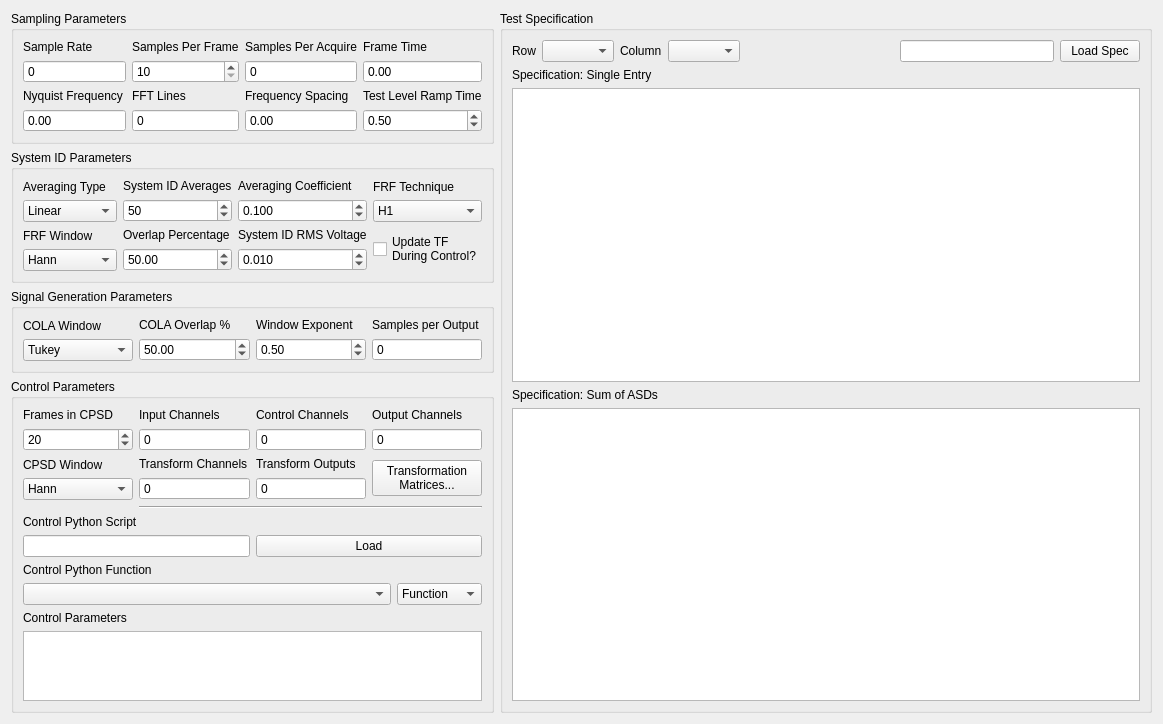
<?xml version="1.0" encoding="UTF-8"?>
<ui version="4.0">
 <class>Form</class>
 <widget class="QWidget" name="Form">
  <property name="geometry">
   <rect>
    <x>0</x>
    <y>0</y>
    <width>1163</width>
    <height>689</height>
   </rect>
  </property>
  <property name="windowTitle">
   <string>Form</string>
  </property>
  <layout class="QVBoxLayout" name="verticalLayout">
   <item>
    <layout class="QHBoxLayout" name="specification_layout">
     <item>
      <layout class="QVBoxLayout" name="specification_summary_layout">
       <item>
        <widget class="QGroupBox" name="sampling_parameters_groupbox">
         <property name="title">
          <string>Sampling Parameters</string>
         </property>
         <layout class="QGridLayout" name="gridLayout">
          <item row="0" column="2">
           <layout class="QVBoxLayout" name="samples_per_read_layout">
            <item>
             <widget class="QLabel" name="samples_per_acquire_label">
              <property name="text">
               <string>Samples Per Acquire</string>
              </property>
             </widget>
            </item>
            <item>
             <widget class="QSpinBox" name="samples_per_acquire_display">
              <property name="enabled">
               <bool>true</bool>
              </property>
              <property name="toolTip">
               <string>&lt;html&gt;&lt;head/&gt;&lt;body&gt;&lt;p&gt;Number of samples that the control process processes at a time.  This will be equal to the Samples per Frame * (1 - Overlap Percentage / 100).  This need correspond to the read or write size of the data acquisition system as the control process acquisition is buffered.&lt;/p&gt;&lt;/body&gt;&lt;/html&gt;</string>
              </property>
              <property name="readOnly">
               <bool>true</bool>
              </property>
              <property name="buttonSymbols">
               <enum>QAbstractSpinBox::NoButtons</enum>
              </property>
              <property name="prefix">
               <string/>
              </property>
              <property name="maximum">
               <number>1000000</number>
              </property>
             </widget>
            </item>
           </layout>
          </item>
          <item row="0" column="0">
           <layout class="QVBoxLayout" name="samples_per_frame_layout">
            <item>
             <widget class="QLabel" name="sample_rate_display_label">
              <property name="text">
               <string>Sample Rate</string>
              </property>
             </widget>
            </item>
            <item>
             <widget class="QSpinBox" name="sample_rate_display">
              <property name="enabled">
               <bool>true</bool>
              </property>
              <property name="toolTip">
               <string>&lt;html&gt;&lt;head/&gt;&lt;body&gt;&lt;p&gt;Sample rate in samples per second of the data acquisition hardware.  This is a global parameter and must be set in the Data Acquisition Setup tab.&lt;/p&gt;&lt;/body&gt;&lt;/html&gt;</string>
              </property>
              <property name="readOnly">
               <bool>true</bool>
              </property>
              <property name="buttonSymbols">
               <enum>QAbstractSpinBox::NoButtons</enum>
              </property>
              <property name="prefix">
               <string/>
              </property>
              <property name="maximum">
               <number>1000000</number>
              </property>
             </widget>
            </item>
           </layout>
          </item>
          <item row="1" column="0">
           <layout class="QVBoxLayout" name="nyquist_frequency_layout">
            <item>
             <widget class="QLabel" name="nyquist_frequency_label">
              <property name="text">
               <string>Nyquist Frequency</string>
              </property>
             </widget>
            </item>
            <item>
             <widget class="QDoubleSpinBox" name="nyquist_frequency_display">
              <property name="enabled">
               <bool>true</bool>
              </property>
              <property name="toolTip">
               <string>&lt;html&gt;&lt;head/&gt;&lt;body&gt;&lt;p&gt;The Nyquist Frequency is the highest frequency that can be analyzed using frequency domain techniques.  It is the Sample Rate / 2.&lt;/p&gt;&lt;/body&gt;&lt;/html&gt;</string>
              </property>
              <property name="readOnly">
               <bool>true</bool>
              </property>
              <property name="buttonSymbols">
               <enum>QAbstractSpinBox::NoButtons</enum>
              </property>
              <property name="maximum">
               <double>1000000.000000000000000</double>
              </property>
             </widget>
            </item>
           </layout>
          </item>
          <item row="1" column="1">
           <layout class="QVBoxLayout" name="fft_lines_layout">
            <item>
             <widget class="QLabel" name="fft_lines_label">
              <property name="text">
               <string>FFT Lines</string>
              </property>
             </widget>
            </item>
            <item>
             <widget class="QSpinBox" name="fft_lines_display">
              <property name="enabled">
               <bool>true</bool>
              </property>
              <property name="toolTip">
               <string>&lt;html&gt;&lt;head/&gt;&lt;body&gt;&lt;p&gt;The number of frequency lines in the Fast Fourier Transform output, which is the number of frequency lines that will be in the Transfer Function and CPSD matrices.&lt;/p&gt;&lt;/body&gt;&lt;/html&gt;</string>
              </property>
              <property name="readOnly">
               <bool>true</bool>
              </property>
              <property name="buttonSymbols">
               <enum>QAbstractSpinBox::NoButtons</enum>
              </property>
              <property name="prefix">
               <string/>
              </property>
              <property name="maximum">
               <number>1000000</number>
              </property>
             </widget>
            </item>
           </layout>
          </item>
          <item row="1" column="2">
           <layout class="QVBoxLayout" name="frequency_spacing_layout">
            <item>
             <widget class="QLabel" name="frequency_spacing_label">
              <property name="text">
               <string>Frequency Spacing</string>
              </property>
             </widget>
            </item>
            <item>
             <widget class="QDoubleSpinBox" name="frequency_spacing_display">
              <property name="enabled">
               <bool>true</bool>
              </property>
              <property name="toolTip">
               <string>&lt;html&gt;&lt;head/&gt;&lt;body&gt;&lt;p&gt;The frequency resolution of the measurement, computed by 1/Frame Time.&lt;/p&gt;&lt;/body&gt;&lt;/html&gt;</string>
              </property>
              <property name="readOnly">
               <bool>true</bool>
              </property>
              <property name="buttonSymbols">
               <enum>QAbstractSpinBox::NoButtons</enum>
              </property>
              <property name="maximum">
               <double>1000000.000000000000000</double>
              </property>
             </widget>
            </item>
           </layout>
          </item>
          <item row="0" column="1">
           <layout class="QVBoxLayout" name="sample_rate_layout">
            <item>
             <widget class="QLabel" name="samples_per_frame_label">
              <property name="text">
               <string>Samples Per Frame</string>
              </property>
             </widget>
            </item>
            <item>
             <widget class="QSpinBox" name="samples_per_frame_selector">
              <property name="enabled">
               <bool>true</bool>
              </property>
              <property name="toolTip">
               <string>&lt;html&gt;&lt;head/&gt;&lt;body&gt;&lt;p&gt;Samples per measurement frame in the controller. The measurement frame is the &amp;quot;block&amp;quot; of data upon which the signal processing will be performed. This value will determine the window size. A larger value will result in more frequency lines in the FFT analysis. This need not correspond to the read or write size in the data acquisition system.&lt;/p&gt;&lt;/body&gt;&lt;/html&gt;</string>
              </property>
              <property name="readOnly">
               <bool>false</bool>
              </property>
              <property name="buttonSymbols">
               <enum>QAbstractSpinBox::UpDownArrows</enum>
              </property>
              <property name="keyboardTracking">
               <bool>false</bool>
              </property>
              <property name="prefix">
               <string/>
              </property>
              <property name="minimum">
               <number>10</number>
              </property>
              <property name="maximum">
               <number>1000000</number>
              </property>
              <property name="singleStep">
               <number>2</number>
              </property>
             </widget>
            </item>
           </layout>
          </item>
          <item row="0" column="5">
           <layout class="QVBoxLayout" name="frame_time_layout">
            <item>
             <widget class="QLabel" name="frame_time_label">
              <property name="text">
               <string>Frame Time</string>
              </property>
             </widget>
            </item>
            <item>
             <widget class="QDoubleSpinBox" name="frame_time_display">
              <property name="enabled">
               <bool>true</bool>
              </property>
              <property name="toolTip">
               <string>&lt;html&gt;&lt;head/&gt;&lt;body&gt;&lt;p&gt;Time to acquire each measurement frame in seconds.  This is the Samples per Frame divided by the Sample Rate.&lt;/p&gt;&lt;/body&gt;&lt;/html&gt;</string>
              </property>
              <property name="readOnly">
               <bool>true</bool>
              </property>
              <property name="buttonSymbols">
               <enum>QAbstractSpinBox::NoButtons</enum>
              </property>
             </widget>
            </item>
           </layout>
          </item>
          <item row="1" column="5">
           <layout class="QVBoxLayout" name="verticalLayout_2">
            <item>
             <widget class="QLabel" name="ramp_time_label">
              <property name="text">
               <string>Test Level Ramp Time</string>
              </property>
             </widget>
            </item>
            <item>
             <widget class="QDoubleSpinBox" name="ramp_time_spinbox">
              <property name="toolTip">
               <string>&lt;html&gt;&lt;head/&gt;&lt;body&gt;&lt;p&gt;Time in seconds that the controller takes to change the test level. The test level is changed smoothly to prevent damaging the excitation hardware or part under test. Larger numbers will result in a more smooth transition between test levels, while smaller numbers will make the test level change more quickly.&lt;/p&gt;&lt;p&gt;Profile Identifier: Ramp Time Spinbox&lt;/p&gt;&lt;/body&gt;&lt;/html&gt;</string>
              </property>
              <property name="minimum">
               <double>0.100000000000000</double>
              </property>
              <property name="maximum">
               <double>100.000000000000000</double>
              </property>
              <property name="singleStep">
               <double>0.100000000000000</double>
              </property>
              <property name="value">
               <double>0.500000000000000</double>
              </property>
             </widget>
            </item>
           </layout>
          </item>
         </layout>
        </widget>
       </item>
       <item>
        <widget class="QGroupBox" name="system_id_groupbox">
         <property name="title">
          <string>System ID Parameters</string>
         </property>
         <layout class="QGridLayout" name="gridLayout_4">
          <item row="1" column="1">
           <layout class="QVBoxLayout" name="overlap_percentage_layout">
            <item>
             <widget class="QLabel" name="overlap_percentage_label">
              <property name="text">
               <string>Overlap Percentage</string>
              </property>
             </widget>
            </item>
            <item>
             <widget class="QDoubleSpinBox" name="system_id_overlap_percentage_selector">
              <property name="value">
               <double>50.000000000000000</double>
              </property>
             </widget>
            </item>
           </layout>
          </item>
          <item row="0" column="0">
           <layout class="QVBoxLayout" name="averaging_type_layout">
            <item>
             <widget class="QLabel" name="averaging_type_label">
              <property name="text">
               <string>Averaging Type</string>
              </property>
             </widget>
            </item>
            <item>
             <widget class="QComboBox" name="system_id_averaging_scheme_selector">
              <property name="toolTip">
               <string>&lt;html&gt;&lt;head/&gt;&lt;body&gt;&lt;p&gt;The averaging approach used to compute the transfer function. Linear averaging weights all frames evenly, while Exponential averaging applies more weight to more recent frames.&lt;/p&gt;&lt;p&gt;Profile Identifier: System Id Averaging Scheme Selector&lt;/p&gt;&lt;/body&gt;&lt;/html&gt;</string>
              </property>
              <item>
               <property name="text">
                <string>Linear</string>
               </property>
              </item>
              <item>
               <property name="text">
                <string>Exponential</string>
               </property>
              </item>
             </widget>
            </item>
           </layout>
          </item>
          <item row="1" column="0">
           <layout class="QVBoxLayout" name="frf_window_layout">
            <item>
             <widget class="QLabel" name="frf_window_label">
              <property name="text">
               <string>FRF Window</string>
              </property>
             </widget>
            </item>
            <item>
             <widget class="QComboBox" name="system_id_transfer_function_computation_window_selector">
              <property name="toolTip">
               <string>&lt;html&gt;&lt;head/&gt;&lt;body&gt;&lt;p&gt;The window function applied to the measurement frames when computing the transfer functions.&lt;/p&gt;&lt;p&gt;Profile Identifier: System Id Transfer Function Computatino Window Selector&lt;/p&gt;&lt;/body&gt;&lt;/html&gt;</string>
              </property>
              <item>
               <property name="text">
                <string>Hann</string>
               </property>
              </item>
             </widget>
            </item>
           </layout>
          </item>
          <item row="0" column="2">
           <layout class="QVBoxLayout" name="averaging_coefficient_layout">
            <item>
             <widget class="QLabel" name="averaging_coefficient_label">
              <property name="text">
               <string>Averaging Coefficient</string>
              </property>
             </widget>
            </item>
            <item>
             <widget class="QDoubleSpinBox" name="system_id_averaging_coefficient_selector">
              <property name="toolTip">
               <string>&lt;html&gt;&lt;head/&gt;&lt;body&gt;&lt;p&gt;Weighting applied to the most recent average for Exponential Averaging.&lt;/p&gt;&lt;p&gt;Profile Identifier: System Id Averaging Coefficient Selector&lt;/p&gt;&lt;/body&gt;&lt;/html&gt;</string>
              </property>
              <property name="decimals">
               <number>3</number>
              </property>
              <property name="minimum">
               <double>0.000000000000000</double>
              </property>
              <property name="maximum">
               <double>1.000000000000000</double>
              </property>
              <property name="singleStep">
               <double>0.100000000000000</double>
              </property>
              <property name="value">
               <double>0.100000000000000</double>
              </property>
             </widget>
            </item>
           </layout>
          </item>
          <item row="0" column="1">
           <layout class="QVBoxLayout" name="system_id_averages_layout">
            <item>
             <widget class="QLabel" name="system_id_averages_label">
              <property name="text">
               <string>System ID Averages</string>
              </property>
             </widget>
            </item>
            <item>
             <widget class="QSpinBox" name="system_id_frames_to_average_selector">
              <property name="toolTip">
               <string>&lt;html&gt;&lt;head/&gt;&lt;body&gt;&lt;p&gt;The number of averages used for Linear Averaging, and the number of frames that will be used for the initial System Identification step for Exponential Averaging.&lt;/p&gt;&lt;p&gt;Profile Identifier: System Id Frames To Average Selector&lt;/p&gt;&lt;/body&gt;&lt;/html&gt;</string>
              </property>
              <property name="maximum">
               <number>500</number>
              </property>
              <property name="value">
               <number>50</number>
              </property>
             </widget>
            </item>
           </layout>
          </item>
          <item row="0" column="3">
           <layout class="QVBoxLayout" name="frf_technique_layout">
            <item>
             <widget class="QLabel" name="frf_technique_label">
              <property name="text">
               <string>FRF Technique</string>
              </property>
             </widget>
            </item>
            <item>
             <widget class="QComboBox" name="system_id_frf_technique_selector">
              <property name="toolTip">
               <string>&lt;html&gt;&lt;head/&gt;&lt;body&gt;&lt;p&gt;Technique to compute the Transfer Function. H1 averages noise on the response channels.&lt;/p&gt;&lt;p&gt;Profile Identifier: System Id Frf Technique Selector&lt;/p&gt;&lt;/body&gt;&lt;/html&gt;</string>
              </property>
              <item>
               <property name="text">
                <string>H1</string>
               </property>
              </item>
             </widget>
            </item>
           </layout>
          </item>
          <item row="1" column="3">
           <layout class="QHBoxLayout" name="update_transfer_function_layout">
            <item>
             <widget class="QCheckBox" name="update_transfer_function_during_control_selector">
              <property name="layoutDirection">
               <enum>Qt::LeftToRight</enum>
              </property>
              <property name="text">
               <string>Update TF
During Control?</string>
              </property>
             </widget>
            </item>
           </layout>
          </item>
          <item row="1" column="2">
           <layout class="QVBoxLayout" name="overlap_percentage_layout_2">
            <item>
             <widget class="QLabel" name="initial_rms_voltage_label">
              <property name="text">
               <string>System ID RMS Voltage</string>
              </property>
             </widget>
            </item>
            <item>
             <widget class="QDoubleSpinBox" name="system_id_initial_drive_voltage_selector">
              <property name="decimals">
               <number>3</number>
              </property>
              <property name="maximum">
               <double>12.000000000000000</double>
              </property>
              <property name="singleStep">
               <double>0.010000000000000</double>
              </property>
              <property name="value">
               <double>0.010000000000000</double>
              </property>
             </widget>
            </item>
           </layout>
          </item>
         </layout>
        </widget>
       </item>
       <item>
        <widget class="QGroupBox" name="signal_generation_groupbox">
         <property name="title">
          <string>Signal Generation Parameters</string>
         </property>
         <layout class="QGridLayout" name="gridLayout_2">
          <item row="0" column="0">
           <layout class="QVBoxLayout" name="cola_window_layout">
            <item>
             <widget class="QLabel" name="cola_window_display_label">
              <property name="text">
               <string>COLA Window</string>
              </property>
             </widget>
            </item>
            <item>
             <widget class="QComboBox" name="cola_window_selector">
              <item>
               <property name="text">
                <string>Tukey</string>
               </property>
              </item>
              <item>
               <property name="text">
                <string>Hann</string>
               </property>
              </item>
             </widget>
            </item>
           </layout>
          </item>
          <item row="0" column="2">
           <layout class="QVBoxLayout" name="window_exponent_layout">
            <item>
             <widget class="QLabel" name="window_exponent_label">
              <property name="text">
               <string>Window Exponent</string>
              </property>
             </widget>
            </item>
            <item>
             <widget class="QDoubleSpinBox" name="cola_exponent_selector">
              <property name="minimum">
               <double>-100.000000000000000</double>
              </property>
              <property name="maximum">
               <double>100.000000000000000</double>
              </property>
              <property name="singleStep">
               <double>0.500000000000000</double>
              </property>
              <property name="value">
               <double>0.500000000000000</double>
              </property>
             </widget>
            </item>
           </layout>
          </item>
          <item row="0" column="1">
           <layout class="QVBoxLayout" name="cola_overlap_percent_layout">
            <item>
             <widget class="QLabel" name="cola_overlap_percent_label">
              <property name="text">
               <string>COLA Overlap %</string>
              </property>
             </widget>
            </item>
            <item>
             <widget class="QDoubleSpinBox" name="cola_overlap_percentage_selector">
              <property name="value">
               <double>50.000000000000000</double>
              </property>
             </widget>
            </item>
           </layout>
          </item>
          <item row="0" column="3">
           <layout class="QVBoxLayout" name="samples_per_write_layout">
            <item>
             <widget class="QLabel" name="samples_per_write_label">
              <property name="text">
               <string>Samples per Output</string>
              </property>
             </widget>
            </item>
            <item>
             <widget class="QSpinBox" name="samples_per_write_display">
              <property name="enabled">
               <bool>true</bool>
              </property>
              <property name="readOnly">
               <bool>true</bool>
              </property>
              <property name="buttonSymbols">
               <enum>QAbstractSpinBox::NoButtons</enum>
              </property>
              <property name="maximum">
               <number>10000000</number>
              </property>
             </widget>
            </item>
           </layout>
          </item>
         </layout>
        </widget>
       </item>
       <item>
        <widget class="QGroupBox" name="control_parameters_groupbox">
         <property name="title">
          <string>Control Parameters</string>
         </property>
         <layout class="QGridLayout" name="gridLayout_3">
          <item row="0" column="3">
           <layout class="QVBoxLayout" name="output_channels_layout">
            <item>
             <widget class="QLabel" name="output_channels_label">
              <property name="text">
               <string>Output Channels</string>
              </property>
             </widget>
            </item>
            <item>
             <widget class="QSpinBox" name="output_channels_display">
              <property name="enabled">
               <bool>true</bool>
              </property>
              <property name="readOnly">
               <bool>true</bool>
              </property>
              <property name="buttonSymbols">
               <enum>QAbstractSpinBox::NoButtons</enum>
              </property>
              <property name="prefix">
               <string/>
              </property>
              <property name="maximum">
               <number>1000000</number>
              </property>
             </widget>
            </item>
           </layout>
          </item>
          <item row="0" column="1">
           <layout class="QVBoxLayout" name="input_channels_layout">
            <item>
             <widget class="QLabel" name="input_channels_label">
              <property name="text">
               <string>Input Channels</string>
              </property>
             </widget>
            </item>
            <item>
             <widget class="QSpinBox" name="input_channels_display">
              <property name="enabled">
               <bool>true</bool>
              </property>
              <property name="readOnly">
               <bool>true</bool>
              </property>
              <property name="buttonSymbols">
               <enum>QAbstractSpinBox::NoButtons</enum>
              </property>
              <property name="prefix">
               <string/>
              </property>
              <property name="maximum">
               <number>1000000</number>
              </property>
             </widget>
            </item>
           </layout>
          </item>
          <item row="2" column="1" colspan="3">
           <widget class="Line" name="control_separator">
            <property name="orientation">
             <enum>Qt::Horizontal</enum>
            </property>
           </widget>
          </item>
          <item row="0" column="2">
           <layout class="QVBoxLayout" name="control_channels_layout">
            <item>
             <widget class="QLabel" name="control_channels_label">
              <property name="text">
               <string>Control Channels</string>
              </property>
             </widget>
            </item>
            <item>
             <widget class="QSpinBox" name="control_channels_display">
              <property name="enabled">
               <bool>true</bool>
              </property>
              <property name="readOnly">
               <bool>true</bool>
              </property>
              <property name="buttonSymbols">
               <enum>QAbstractSpinBox::NoButtons</enum>
              </property>
              <property name="prefix">
               <string/>
              </property>
              <property name="maximum">
               <number>1000000</number>
              </property>
             </widget>
            </item>
           </layout>
          </item>
          <item row="0" column="0">
           <layout class="QVBoxLayout" name="frames_in_cpsd_layout">
            <item>
             <widget class="QLabel" name="frames_in_cpsd_label">
              <property name="text">
               <string>Frames in CPSD</string>
              </property>
             </widget>
            </item>
            <item>
             <widget class="QSpinBox" name="cpsd_frames_selector">
              <property name="maximum">
               <number>500</number>
              </property>
              <property name="value">
               <number>20</number>
              </property>
             </widget>
            </item>
           </layout>
          </item>
          <item row="3" column="0" colspan="4">
           <layout class="QVBoxLayout" name="control_script_vertical_layout">
            <item>
             <widget class="QLabel" name="control_script_label">
              <property name="text">
               <string>Control Python Script</string>
              </property>
             </widget>
            </item>
            <item>
             <layout class="QHBoxLayout" name="control_script_horizontal_layout">
              <item>
               <widget class="QLineEdit" name="control_script_file_path_input">
                <property name="sizePolicy">
                 <sizepolicy hsizetype="Minimum" vsizetype="Fixed">
                  <horstretch>0</horstretch>
                  <verstretch>0</verstretch>
                 </sizepolicy>
                </property>
                <property name="readOnly">
                 <bool>true</bool>
                </property>
               </widget>
              </item>
              <item>
               <widget class="QPushButton" name="control_script_load_file_button">
                <property name="text">
                 <string>Load</string>
                </property>
               </widget>
              </item>
             </layout>
            </item>
           </layout>
          </item>
          <item row="4" column="0" colspan="4">
           <layout class="QVBoxLayout" name="control_function_layout">
            <item>
             <widget class="QLabel" name="control_function_label">
              <property name="text">
               <string>Control Python Function</string>
              </property>
             </widget>
            </item>
            <item>
             <layout class="QHBoxLayout" name="control_function_generator_layout">
              <item>
               <widget class="QComboBox" name="control_function_input">
                <property name="sizePolicy">
                 <sizepolicy hsizetype="MinimumExpanding" vsizetype="Fixed">
                  <horstretch>0</horstretch>
                  <verstretch>0</verstretch>
                 </sizepolicy>
                </property>
               </widget>
              </item>
              <item>
               <widget class="QComboBox" name="control_function_generator_selector">
                <property name="sizePolicy">
                 <sizepolicy hsizetype="Minimum" vsizetype="Fixed">
                  <horstretch>0</horstretch>
                  <verstretch>0</verstretch>
                 </sizepolicy>
                </property>
                <item>
                 <property name="text">
                  <string>Function</string>
                 </property>
                </item>
                <item>
                 <property name="text">
                  <string>Generator</string>
                 </property>
                </item>
                <item>
                 <property name="text">
                  <string>Class</string>
                 </property>
                </item>
               </widget>
              </item>
             </layout>
            </item>
           </layout>
          </item>
          <item row="5" column="0" colspan="4">
           <layout class="QVBoxLayout" name="control_parameters_layout">
            <item>
             <widget class="QLabel" name="control_parameters_label">
              <property name="text">
               <string>Control Parameters</string>
              </property>
             </widget>
            </item>
            <item>
             <widget class="QTextEdit" name="control_parameters_text_input">
              <property name="lineWrapMode">
               <enum>QTextEdit::NoWrap</enum>
              </property>
              <property name="acceptRichText">
               <bool>false</bool>
              </property>
             </widget>
            </item>
           </layout>
          </item>
          <item row="1" column="0">
           <layout class="QVBoxLayout" name="frames_in_cpsd_layout_2">
            <item>
             <widget class="QLabel" name="cpsd_window_label">
              <property name="text">
               <string>CPSD Window</string>
              </property>
             </widget>
            </item>
            <item>
             <widget class="QComboBox" name="cpsd_computation_window_selector">
              <item>
               <property name="text">
                <string>Hann</string>
               </property>
              </item>
             </widget>
            </item>
           </layout>
          </item>
          <item row="1" column="1">
           <layout class="QVBoxLayout" name="transform_channels_layout">
            <item>
             <widget class="QLabel" name="transform_channels_label">
              <property name="text">
               <string>Transform Channels</string>
              </property>
             </widget>
            </item>
            <item>
             <widget class="QSpinBox" name="transform_channels_display">
              <property name="enabled">
               <bool>true</bool>
              </property>
              <property name="readOnly">
               <bool>true</bool>
              </property>
              <property name="buttonSymbols">
               <enum>QAbstractSpinBox::NoButtons</enum>
              </property>
              <property name="prefix">
               <string/>
              </property>
              <property name="maximum">
               <number>1000000</number>
              </property>
             </widget>
            </item>
           </layout>
          </item>
          <item row="1" column="2">
           <layout class="QVBoxLayout" name="transform_outputs_layout">
            <item>
             <widget class="QLabel" name="transform_outputs_label">
              <property name="text">
               <string>Transform Outputs</string>
              </property>
             </widget>
            </item>
            <item>
             <widget class="QSpinBox" name="transform_outputs_display">
              <property name="enabled">
               <bool>true</bool>
              </property>
              <property name="readOnly">
               <bool>true</bool>
              </property>
              <property name="buttonSymbols">
               <enum>QAbstractSpinBox::NoButtons</enum>
              </property>
              <property name="prefix">
               <string/>
              </property>
              <property name="maximum">
               <number>1000000</number>
              </property>
             </widget>
            </item>
           </layout>
          </item>
          <item row="1" column="3">
           <widget class="QPushButton" name="transformation_matrices_button">
            <property name="text">
             <string>Transformation
Matrices...</string>
            </property>
           </widget>
          </item>
         </layout>
        </widget>
       </item>
      </layout>
     </item>
     <item>
      <layout class="QVBoxLayout" name="test_specification_layout">
       <item>
        <widget class="QGroupBox" name="test_specification_groupbox">
         <property name="title">
          <string>Test Specification</string>
         </property>
         <layout class="QVBoxLayout" name="verticalLayout_12">
          <item>
           <layout class="QHBoxLayout" name="specification_button_layout">
            <item>
             <widget class="QLabel" name="specification_row_label">
              <property name="text">
               <string>Row</string>
              </property>
             </widget>
            </item>
            <item>
             <widget class="QComboBox" name="specification_row_selector"/>
            </item>
            <item>
             <widget class="QLabel" name="specification_column_label">
              <property name="text">
               <string>Column</string>
              </property>
             </widget>
            </item>
            <item>
             <widget class="QComboBox" name="specification_column_selector"/>
            </item>
            <item>
             <spacer name="specification_button_spacer">
              <property name="orientation">
               <enum>Qt::Horizontal</enum>
              </property>
              <property name="sizeHint" stdset="0">
               <size>
                <width>40</width>
                <height>20</height>
               </size>
              </property>
             </spacer>
            </item>
            <item>
             <widget class="QLineEdit" name="specification_file_name_display">
              <property name="readOnly">
               <bool>true</bool>
              </property>
             </widget>
            </item>
            <item>
             <widget class="QPushButton" name="load_spec_button">
              <property name="text">
               <string>Load Spec</string>
              </property>
             </widget>
            </item>
           </layout>
          </item>
          <item>
           <widget class="QLabel" name="specification_single_entry_label">
            <property name="text">
             <string>Specification: Single Entry</string>
            </property>
           </widget>
          </item>
          <item>
           <widget class="PlotWidget" name="specification_single_plot"/>
          </item>
          <item>
           <widget class="QLabel" name="specification_sum_of_asds_label">
            <property name="text">
             <string>Specification: Sum of ASDs</string>
            </property>
           </widget>
          </item>
          <item>
           <widget class="PlotWidget" name="specification_sum_asds_plot"/>
          </item>
         </layout>
        </widget>
       </item>
      </layout>
     </item>
    </layout>
   </item>
  </layout>
 </widget>
 <customwidgets>
  <customwidget>
   <class>PlotWidget</class>
   <extends>QGraphicsView</extends>
   <header location="global">pyqtgraph</header>
  </customwidget>
 </customwidgets>
 <resources/>
 <connections/>
</ui>
